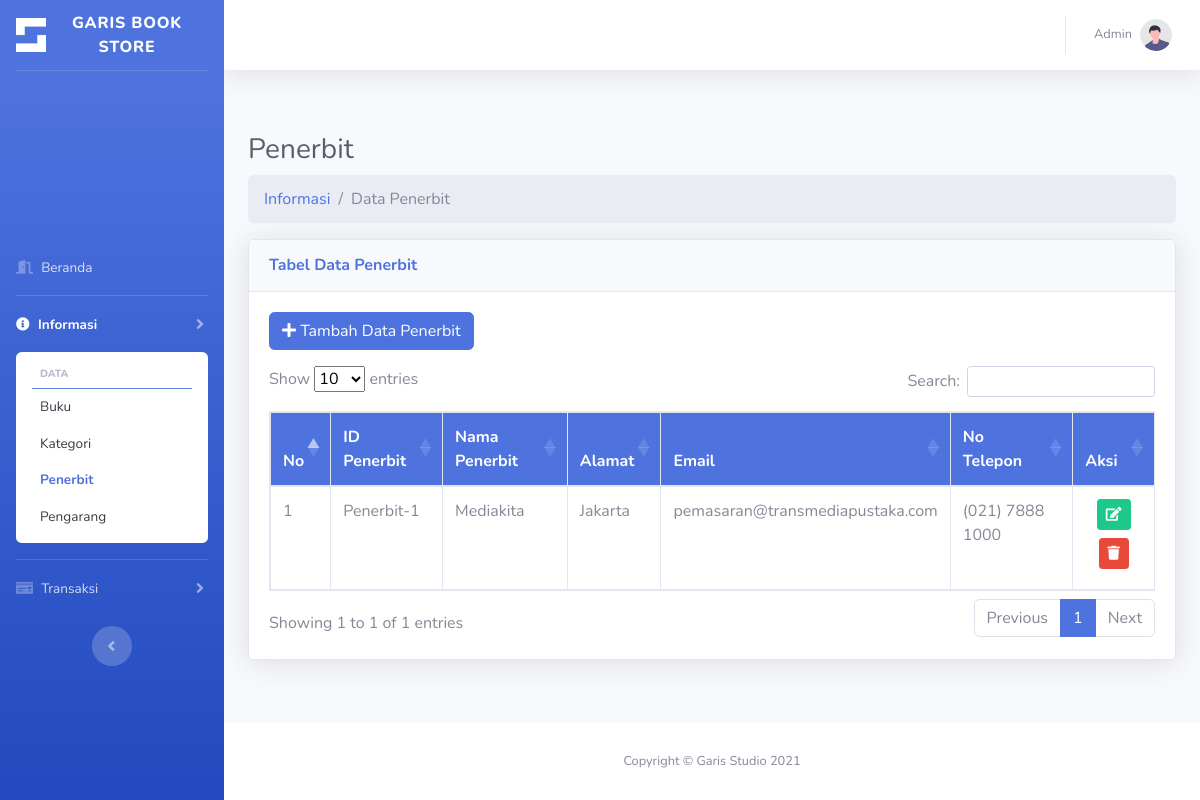
/penerbit.php (signed in), run on the app's committed database.
### tables this page shows
CREATE TABLE `penerbit` (
  `id_penerbit` varchar(20) NOT NULL,
  `nama_penerbit` varchar(100) NOT NULL,
  `alamat_penerbit` varchar(100) NOT NULL,
  `email_penerbit` varchar(50) NOT NULL,
  `telp_penerbit` varchar(20) NOT NULL,
  `deleted` tinyint(1) NOT NULL
);

### penerbit.php (the view, shortened to what this page needs)
<!DOCTYPE html>
<html lang="en">
<head>
    <link href="fontawesome-free/css/all.min.css" rel="stylesheet" type="text/css">
    <link href="bootstrap.min.css" rel="stylesheet">
    <link rel="stylesheet" href="https://cdn.datatables.net/1.10.24/css/dataTables.bootstrap5.min.css">
</head>
<body id="page-top">
    <div id="wrapper">
        <ul class="navbar-nav bg-gradient-primary sidebar sidebar-dark accordion" id="accordionSidebar">
            <a class="sidebar-brand d-flex align-items-center justify-content-center" href="dashboard.php">
                <div class="sidebar-brand-icon ">
                    <img src="img/is1.png" alt="" style="max-width: 30px;">
                </div>
                <div class="sidebar-brand-text mx-3">GARIS BOOK STORE</div>
            </a>
            <hr class="sidebar-divider my-0">
            <li class="nav-item" style="margin-top: 75%;">
                <a class="nav-link" href="dashboard.php">
                    <i class="fas fa-door-open"></i>
                    <span>Beranda</span></a>
            </li>
            <hr class="sidebar-divider my-0">
            <li class="nav-item active">
                <a class="nav-link collapsed" href="#" data-toggle="collapse" data-target="#collapseTwo" aria-expanded="true" aria-controls="collapseTwo">
                    <i class="fas fa-info-circle"></i>
                    <span>Informasi</span>
                </a>
                <div id="collapseTwo" class="collapse show" aria-labelledby="headingTwo" data-parent="#accordionSidebar">
                    <div class="bg-white py-2 collapse-inner rounded">
                        <h6 class="collapse-header">Data</h6>
                        <hr class="sidebar-divider my-0  bg-gradient-primary">
                        <a class="collapse-item" href="buku.php">Buku</a>
                        <a class="collapse-item" href="kategori.php">Kategori</a>
                        <a class="collapse-item active" href="penerbit.php">Penerbit</a>
                        <a class="collapse-item" href="pengarang.php">Pengarang</a>
                    </div>
                </div>
            </li>
            <hr class="sidebar-divider my-0">
            <li class="nav-item">
                <a class="nav-link collapsed" href="#" data-toggle="collapse" data-target="#tr" aria-expanded="true" aria-controls="tr">
                    <i class="fas fa-money-check"></i>
                    <span>Transaksi</span>
                </a>
            </li>
            <div style="margin-top: 10px" class="text-center d-none d-md-inline">
                <button class="rounded-circle border-0" id="sidebarToggle"></button>
            </div>
        </ul>
        <div id="content-wrapper" class="d-flex flex-column">
            <div id="content">
                <nav class="navbar navbar-expand navbar-light bg-white topbar mb-4 static-top shadow">
                    <ul class="navbar-nav ml-auto">
                        <li class="nav-item dropdown no-arrow">
                            <a class="nav-link dropdown-toggle" href="#" id="userDropdown" role="button" data-toggle="dropdown" aria-haspopup="true" aria-expanded="false">
                                <span class="mr-2 d-none d-lg-inline text-gray-600 small">Admin</span>
                                <img class="img-profile rounded-circle" src="img/undraw_profile.svg">
                            </a>
                        </li>
                    </ul>
                </nav>
            </div>
            <div id="content" class="container-fluid">
                <h1 class="h3 mb-2 text-gray-800">Penerbit</h1>
                <div class="page-breadcrumb">
                    <nav aria-label="breadcrumb">
                        <ol class="breadcrumb">
                            <li class="breadcrumb-item"><a href="#" class="breadcrumb-link">Informasi</a></li>
                            <li class="breadcrumb-item active" aria-current="page">Data Penerbit</li>
                        </ol>
                    </nav>
                </div>
                <div class="card shadow mb-4">
                    <div class="card-header py-3">
                        <h6 class="m-0 font-weight-bold text-primary">Tabel Data Penerbit</h6>
                    </div>
                    <div class="card-body">
                        <a href="penerbittambah.php" class="btn btn-primary mb-3"><i class="fa fa-plus"></i> Tambah Data Penerbit</a>
                        <div class="table-responsive">
                            <table id="tabelBuku" class="table table-bordered table-hover">
                                <thead style="background: #4e73df; color: white; text-align:center">
                                    <tr>
                                        <th scope="col">No</th>
                                        <th scope="col">ID Penerbit</th>
                                        <th scope="col">Nama Penerbit</th>
                                        <th scope="col">Alamat</th>
                                        <th scope="col">Email</th>
                                        <th scope="col">No Telepon</th>
                                        <th scope="col">Aksi</th>
                                    </tr>
                                </thead>
                                <tbody>
                                    <?php
                                    include 'config.php';
                                    $no = 1;
                                    $query = "SELECT * FROM penerbit where deleted=0";
                                    $result = mysqli_query($koneksi, $query);
                                    while ($data = mysqli_fetch_array($result)) {
                                    ?>
                                        <tr>
                                            <td><?php echo $no++; ?></td>
                                            <td><?php echo $data['id_penerbit']; ?></td>
                                            <td><?php echo $data['nama_penerbit']; ?></td>
                                            <td><?php echo $data['alamat_penerbit']; ?></td>
                                            <td><?php echo $data['email_penerbit']; ?></td>
                                            <td><?php echo $data['telp_penerbit']; ?></td>
                                            <td style="text-align: center;">
                                                <a type="button" data-toggle="tooltip" data-placement="top" title="Edit" href="penerbitedit.php?id_penerbit=<?php echo $data['id_penerbit']; ?>" class="btn btn-success btn-sm mb-2"><i class="fa fa-edit"></i></a>
                                                <a type="button" data-toggle="tooltip" data-placement="top" title="Hapus" href="penerbitdelete.php?id_penerbit=<?php echo $data['id_penerbit']; ?>" class="btn btn-danger btn-sm mb-2" onclick="return confirm ('Anda Yakin Akan Menghapus Data Penerbit Ini?')"><i class="fa fa-trash"></i></a>
                                            </td>
                                        </tr>
                                    <?php
                                    }
                                    ?>
                                </tbody>
                            </table>
                        </div>
                    </div>
                </div>
            </div>
            <footer class="sticky-footer bg-white">
                <div class="container my-auto">
                    <div class="copyright text-center my-auto">
                        <span>Copyright &copy; Garis Studio 2021</span>
                    </div>
                </div>
            </footer>
        </div>
    </div>
</body>
</html>

### data on the page
penerbit: id_penerbit "Penerbit-1", nama_penerbit "Mediakita", alamat_penerbit "Jakarta", email_penerbit "pemasaran@transmediapustaka.com", telp_penerbit "(021) 7888 1000"
